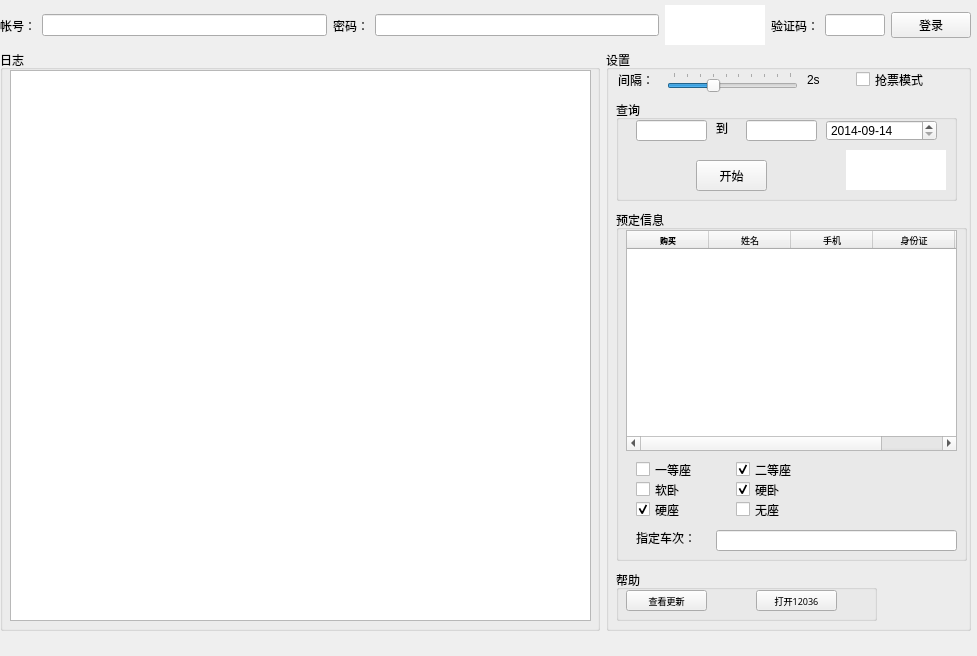
<?xml version="1.0" encoding="UTF-8"?>
<ui version="4.0">
 <class>MainWindow</class>
 <widget class="QMainWindow" name="MainWindow">
  <property name="windowModality">
   <enum>Qt::WindowModal</enum>
  </property>
  <property name="geometry">
   <rect>
    <x>0</x>
    <y>0</y>
    <width>977</width>
    <height>656</height>
   </rect>
  </property>
  <property name="windowTitle">
   <string>西邻·火车票</string>
  </property>
  <property name="windowIcon">
   <iconset resource="main.qrc">
    <normaloff>:/img/hack.ico</normaloff>:/img/hack.ico</iconset>
  </property>
  <widget class="QWidget" name="centralwidget">
   <widget class="QWidget" name="horizontalLayoutWidget">
    <property name="geometry">
     <rect>
      <x>0</x>
      <y>0</y>
      <width>971</width>
      <height>51</height>
     </rect>
    </property>
    <layout class="QHBoxLayout" name="horizontalLayout">
     <item>
      <widget class="QLabel" name="label">
       <property name="text">
        <string>帐号：</string>
       </property>
      </widget>
     </item>
     <item>
      <widget class="QLineEdit" name="edit_username"/>
     </item>
     <item>
      <widget class="QLabel" name="label_2">
       <property name="text">
        <string>密码：</string>
       </property>
      </widget>
     </item>
     <item>
      <widget class="QLineEdit" name="edit_password"/>
     </item>
     <item>
      <widget class="ClickedLabel" name="lb_auth_img">
       <property name="minimumSize">
        <size>
         <width>100</width>
         <height>24</height>
        </size>
       </property>
       <property name="maximumSize">
        <size>
         <width>100</width>
         <height>40</height>
        </size>
       </property>
       <property name="styleSheet">
        <string notr="true">background-color:white</string>
       </property>
       <property name="text">
        <string/>
       </property>
      </widget>
     </item>
     <item>
      <widget class="QLabel" name="label_3">
       <property name="text">
        <string>验证码：</string>
       </property>
      </widget>
     </item>
     <item>
      <widget class="QLineEdit" name="edit_auth_code">
       <property name="maximumSize">
        <size>
         <width>60</width>
         <height>16777215</height>
        </size>
       </property>
      </widget>
     </item>
     <item>
      <widget class="QPushButton" name="loginBtn">
       <property name="text">
        <string>登录</string>
       </property>
      </widget>
     </item>
    </layout>
   </widget>
   <widget class="QWidget" name="horizontalLayoutWidget_2">
    <property name="geometry">
     <rect>
      <x>0</x>
      <y>50</y>
      <width>971</width>
      <height>581</height>
     </rect>
    </property>
    <layout class="QHBoxLayout" name="horizontalLayout_2">
     <item>
      <widget class="QGroupBox" name="groupBox">
       <property name="minimumSize">
        <size>
         <width>600</width>
         <height>0</height>
        </size>
       </property>
       <property name="title">
        <string>日志</string>
       </property>
       <widget class="QTextEdit" name="memo">
        <property name="geometry">
         <rect>
          <x>10</x>
          <y>20</y>
          <width>581</width>
          <height>551</height>
         </rect>
        </property>
       </widget>
      </widget>
     </item>
     <item>
      <widget class="QGroupBox" name="groupBox_2">
       <property name="title">
        <string>设置</string>
       </property>
       <widget class="QLabel" name="lb_speed_num">
        <property name="geometry">
         <rect>
          <x>201</x>
          <y>20</y>
          <width>71</width>
          <height>20</height>
         </rect>
        </property>
        <property name="text">
         <string>2s</string>
        </property>
       </widget>
       <widget class="QGroupBox" name="group_query">
        <property name="geometry">
         <rect>
          <x>10</x>
          <y>50</y>
          <width>341</width>
          <height>101</height>
         </rect>
        </property>
        <property name="title">
         <string>查询</string>
        </property>
        <widget class="QLineEdit" name="edit_from_station">
         <property name="geometry">
          <rect>
           <x>20</x>
           <y>20</y>
           <width>71</width>
           <height>21</height>
          </rect>
         </property>
        </widget>
        <widget class="QLabel" name="lb_to">
         <property name="geometry">
          <rect>
           <x>100</x>
           <y>20</y>
           <width>21</width>
           <height>16</height>
          </rect>
         </property>
         <property name="text">
          <string>到</string>
         </property>
        </widget>
        <widget class="QLineEdit" name="edit_to_station">
         <property name="geometry">
          <rect>
           <x>130</x>
           <y>20</y>
           <width>71</width>
           <height>21</height>
          </rect>
         </property>
        </widget>
        <widget class="QDateEdit" name="dateControl">
         <property name="geometry">
          <rect>
           <x>210</x>
           <y>20</y>
           <width>111</width>
           <height>21</height>
          </rect>
         </property>
         <property name="minimumDate">
          <date>
           <year>2014</year>
           <month>1</month>
           <day>1</day>
          </date>
         </property>
         <property name="displayFormat">
          <string>yyyy-MM-dd</string>
         </property>
         <property name="date">
          <date>
           <year>2014</year>
           <month>9</month>
           <day>14</day>
          </date>
         </property>
        </widget>
        <widget class="QToolButton" name="searchBtn">
         <property name="geometry">
          <rect>
           <x>80</x>
           <y>60</y>
           <width>71</width>
           <height>31</height>
          </rect>
         </property>
         <property name="text">
          <string>开始</string>
         </property>
         <property name="checkable">
          <bool>true</bool>
         </property>
         <property name="checked">
          <bool>false</bool>
         </property>
         <property name="autoRepeat">
          <bool>false</bool>
         </property>
        </widget>
        <widget class="ClickedLabel" name="lb_buy_img">
         <property name="geometry">
          <rect>
           <x>230</x>
           <y>50</y>
           <width>100</width>
           <height>40</height>
          </rect>
         </property>
         <property name="minimumSize">
          <size>
           <width>100</width>
           <height>24</height>
          </size>
         </property>
         <property name="maximumSize">
          <size>
           <width>100</width>
           <height>40</height>
          </size>
         </property>
         <property name="styleSheet">
          <string notr="true">background-color:white</string>
         </property>
         <property name="text">
          <string/>
         </property>
        </widget>
        <zorder>dateControl</zorder>
        <zorder>edit_from_station</zorder>
        <zorder>lb_to</zorder>
        <zorder>edit_to_station</zorder>
        <zorder>searchBtn</zorder>
        <zorder>lb_buy_img</zorder>
       </widget>
       <widget class="QGroupBox" name="groupBox_4">
        <property name="geometry">
         <rect>
          <x>10</x>
          <y>160</y>
          <width>351</width>
          <height>351</height>
         </rect>
        </property>
        <property name="title">
         <string>预定信息</string>
        </property>
        <widget class="TableWidget" name="passager_table">
         <property name="geometry">
          <rect>
           <x>10</x>
           <y>20</y>
           <width>331</width>
           <height>221</height>
          </rect>
         </property>
         <property name="font">
          <font>
           <pointsize>7</pointsize>
          </font>
         </property>
         <property name="selectionMode">
          <enum>QAbstractItemView::SingleSelection</enum>
         </property>
         <property name="selectionBehavior">
          <enum>QAbstractItemView::SelectRows</enum>
         </property>
         <property name="gridStyle">
          <enum>Qt::DashLine</enum>
         </property>
         <attribute name="horizontalHeaderVisible">
          <bool>true</bool>
         </attribute>
         <attribute name="horizontalHeaderDefaultSectionSize">
          <number>82</number>
         </attribute>
         <attribute name="horizontalHeaderHighlightSections">
          <bool>false</bool>
         </attribute>
         <attribute name="horizontalHeaderMinimumSectionSize">
          <number>1</number>
         </attribute>
         <attribute name="verticalHeaderVisible">
          <bool>false</bool>
         </attribute>
         <attribute name="verticalHeaderDefaultSectionSize">
          <number>30</number>
         </attribute>
         <attribute name="verticalHeaderMinimumSectionSize">
          <number>20</number>
         </attribute>
         <column>
          <property name="text">
           <string>购买</string>
          </property>
          <property name="font">
           <font>
            <family>Aharoni</family>
            <pointsize>6</pointsize>
            <weight>75</weight>
            <bold>true</bold>
           </font>
          </property>
         </column>
         <column>
          <property name="text">
           <string>姓名</string>
          </property>
         </column>
         <column>
          <property name="text">
           <string>手机</string>
          </property>
         </column>
         <column>
          <property name="text">
           <string>身份证</string>
          </property>
         </column>
         <column>
          <property name="text">
           <string>票类型</string>
          </property>
         </column>
        </widget>
        <widget class="QCheckBox" name="cb_first_seat">
         <property name="geometry">
          <rect>
           <x>20</x>
           <y>250</y>
           <width>91</width>
           <height>19</height>
          </rect>
         </property>
         <property name="text">
          <string>一等座</string>
         </property>
        </widget>
        <widget class="QCheckBox" name="cb_second_seat">
         <property name="geometry">
          <rect>
           <x>120</x>
           <y>250</y>
           <width>91</width>
           <height>19</height>
          </rect>
         </property>
         <property name="text">
          <string>二等座</string>
         </property>
         <property name="checked">
          <bool>true</bool>
         </property>
        </widget>
        <widget class="QCheckBox" name="cb_soft_bed">
         <property name="geometry">
          <rect>
           <x>20</x>
           <y>270</y>
           <width>91</width>
           <height>19</height>
          </rect>
         </property>
         <property name="text">
          <string>软卧</string>
         </property>
        </widget>
        <widget class="QCheckBox" name="cb_hard_bed">
         <property name="geometry">
          <rect>
           <x>120</x>
           <y>270</y>
           <width>91</width>
           <height>19</height>
          </rect>
         </property>
         <property name="text">
          <string>硬卧</string>
         </property>
         <property name="checked">
          <bool>true</bool>
         </property>
        </widget>
        <widget class="QCheckBox" name="cb_hard_seat">
         <property name="geometry">
          <rect>
           <x>20</x>
           <y>290</y>
           <width>91</width>
           <height>19</height>
          </rect>
         </property>
         <property name="text">
          <string>硬座</string>
         </property>
         <property name="checked">
          <bool>true</bool>
         </property>
        </widget>
        <widget class="QCheckBox" name="cb_stand">
         <property name="geometry">
          <rect>
           <x>120</x>
           <y>290</y>
           <width>91</width>
           <height>19</height>
          </rect>
         </property>
         <property name="text">
          <string>无座</string>
         </property>
        </widget>
        <widget class="QLineEdit" name="edit_train_num">
         <property name="geometry">
          <rect>
           <x>100</x>
           <y>320</y>
           <width>241</width>
           <height>21</height>
          </rect>
         </property>
        </widget>
        <widget class="QLabel" name="label_4">
         <property name="geometry">
          <rect>
           <x>20</x>
           <y>320</y>
           <width>72</width>
           <height>15</height>
          </rect>
         </property>
         <property name="text">
          <string>指定车次：</string>
         </property>
        </widget>
       </widget>
       <widget class="QGroupBox" name="groupBox_5">
        <property name="geometry">
         <rect>
          <x>10</x>
          <y>520</y>
          <width>261</width>
          <height>51</height>
         </rect>
        </property>
        <property name="title">
         <string>帮助</string>
        </property>
        <widget class="QPushButton" name="btn_my_blog">
         <property name="geometry">
          <rect>
           <x>10</x>
           <y>20</y>
           <width>81</width>
           <height>21</height>
          </rect>
         </property>
         <property name="font">
          <font>
           <family>微软雅黑</family>
           <pointsize>7</pointsize>
          </font>
         </property>
         <property name="text">
          <string>查看更新</string>
         </property>
        </widget>
        <widget class="QPushButton" name="btn_url_12306">
         <property name="geometry">
          <rect>
           <x>140</x>
           <y>20</y>
           <width>81</width>
           <height>21</height>
          </rect>
         </property>
         <property name="font">
          <font>
           <family>微软雅黑</family>
           <pointsize>7</pointsize>
          </font>
         </property>
         <property name="text">
          <string>打开12036</string>
         </property>
        </widget>
       </widget>
       <widget class="QLabel" name="lb_speed">
        <property name="geometry">
         <rect>
          <x>12</x>
          <y>22</y>
          <width>72</width>
          <height>16</height>
         </rect>
        </property>
        <property name="text">
         <string>间隔：</string>
        </property>
       </widget>
       <widget class="QSlider" name="slider">
        <property name="geometry">
         <rect>
          <x>61</x>
          <y>22</y>
          <width>131</width>
          <height>20</height>
         </rect>
        </property>
        <property name="minimum">
         <number>1</number>
        </property>
        <property name="maximum">
         <number>10</number>
        </property>
        <property name="singleStep">
         <number>1</number>
        </property>
        <property name="pageStep">
         <number>1</number>
        </property>
        <property name="value">
         <number>4</number>
        </property>
        <property name="tracking">
         <bool>true</bool>
        </property>
        <property name="orientation">
         <enum>Qt::Horizontal</enum>
        </property>
        <property name="invertedAppearance">
         <bool>false</bool>
        </property>
        <property name="invertedControls">
         <bool>false</bool>
        </property>
        <property name="tickPosition">
         <enum>QSlider::TicksAbove</enum>
        </property>
        <property name="tickInterval">
         <number>1</number>
        </property>
       </widget>
       <widget class="QCheckBox" name="cb_rob_mode">
        <property name="geometry">
         <rect>
          <x>250</x>
          <y>20</y>
          <width>91</width>
          <height>19</height>
         </rect>
        </property>
        <property name="text">
         <string>抢票模式</string>
        </property>
       </widget>
       <zorder>lb_speed</zorder>
       <zorder>slider</zorder>
       <zorder>lb_speed_num</zorder>
       <zorder>group_query</zorder>
       <zorder>groupBox_4</zorder>
       <zorder>groupBox_5</zorder>
       <zorder>cb_rob_mode</zorder>
      </widget>
     </item>
    </layout>
   </widget>
  </widget>
  <widget class="QMenuBar" name="menubar">
   <property name="geometry">
    <rect>
     <x>0</x>
     <y>0</y>
     <width>977</width>
     <height>26</height>
    </rect>
   </property>
  </widget>
 </widget>
 <customwidgets>
  <customwidget>
   <class>ClickedLabel</class>
   <extends>QLabel</extends>
   <header>clickedlabel.h</header>
  </customwidget>
  <customwidget>
   <class>TableWidget</class>
   <extends>QTableWidget</extends>
   <header>tablewidget.h</header>
  </customwidget>
 </customwidgets>
 <resources>
  <include location="main.qrc"/>
 </resources>
 <connections/>
</ui>
